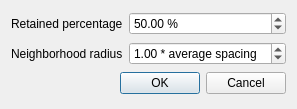
<?xml version="1.0" encoding="UTF-8"?>
<ui version="4.0">
 <class>WLOPRegularizationAndSimplificationDialog</class>
 <widget class="QDialog" name="WLOPRegularizationAndSimplificationDialog">
  <property name="geometry">
   <rect>
    <x>0</x>
    <y>0</y>
    <width>292</width>
    <height>109</height>
   </rect>
  </property>
  <property name="windowTitle">
   <string>WLOP simplification and regularization</string>
  </property>
  <layout class="QGridLayout">
   <item row="0" column="0">
    <widget class="QLabel" name="label_2">
     <property name="text">
      <string>Retained percentage</string>
     </property>
    </widget>
   </item>
   <item row="0" column="1">
    <widget class="QDoubleSpinBox" name="m_retainedPercentage">
     <property name="suffix">
      <string> %</string>
     </property>
     <property name="decimals">
      <number>2</number>
     </property>
     <property name="minimum">
      <double>0.100000000000000</double>
     </property>
     <property name="maximum">
      <double>100.000000000000000</double>
     </property>
     <property name="singleStep">
      <double>0.100000000000000</double>
     </property>
     <property name="value">
      <double>50.000000000000000</double>
     </property>
    </widget>
   </item>
   <item row="1" column="0">
    <widget class="QLabel" name="label_3">
     <property name="text">
      <string>Neighborhood radius</string>
     </property>
    </widget>
   </item>
   <item row="1" column="1">
    <widget class="QDoubleSpinBox" name="m_neighborhoodRadius">
     <property name="suffix">
      <string> * average spacing</string>
     </property>
     <property name="decimals">
      <number>2</number>
     </property>
     <property name="minimum">
      <double>0.100000000000000</double>
     </property>
     <property name="maximum">
      <double>10.000000000000000</double>
     </property>
     <property name="singleStep">
      <double>0.100000000000000</double>
     </property>
     <property name="value">
      <double>1.000000000000000</double>
     </property>
    </widget>
   </item>
   <item row="2" column="0" colspan="2">
    <widget class="QDialogButtonBox" name="buttonBox">
     <property name="orientation">
      <enum>Qt::Horizontal</enum>
     </property>
     <property name="standardButtons">
      <set>QDialogButtonBox::Cancel|QDialogButtonBox::Ok</set>
     </property>
    </widget>
   </item>
  </layout>
 </widget>
 <resources/>
 <connections>
  <connection>
   <sender>buttonBox</sender>
   <signal>accepted()</signal>
   <receiver>WLOPRegularizationAndSimplificationDialog</receiver>
   <slot>accept()</slot>
   <hints>
    <hint type="sourcelabel">
     <x>248</x>
     <y>254</y>
    </hint>
    <hint type="destinationlabel">
     <x>157</x>
     <y>274</y>
    </hint>
   </hints>
  </connection>
  <connection>
   <sender>buttonBox</sender>
   <signal>rejected()</signal>
   <receiver>WLOPRegularizationAndSimplificationDialog</receiver>
   <slot>reject()</slot>
   <hints>
    <hint type="sourcelabel">
     <x>316</x>
     <y>260</y>
    </hint>
    <hint type="destinationlabel">
     <x>286</x>
     <y>274</y>
    </hint>
   </hints>
  </connection>
 </connections>
</ui>
